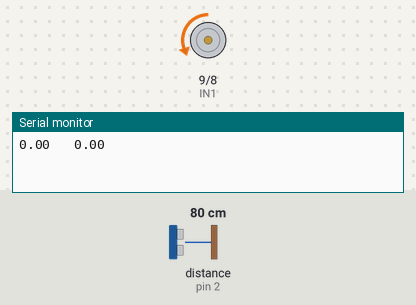
Bench run of a sketch on a simulated Arduino Uno, built with avr-gcc and run on an emulated ATmega328P. Shown: motor-driver pin pairs drawn as motors (green arrow = first pin HIGH = forward, orange = second pin HIGH = backward, longer = more drive, scaled by the enable pin), the last lines printed to the serial monitor. The inputs (shaded band) are chosen by the test bench; at power-on: distance to the obstacle (sensor on pin 2) 80 cm. The echo pulse lasts 58.3 µs per cm.

Above: at 0.09 s.
At 4.17 s:
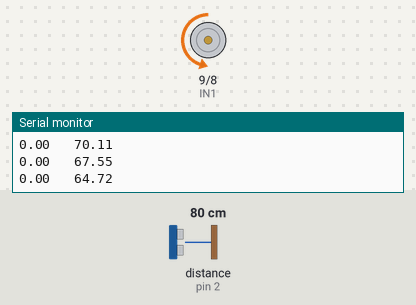
At 7.68 s:
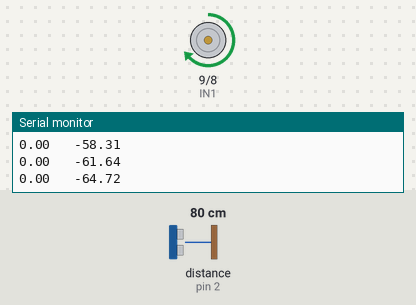
At 15.39 s:
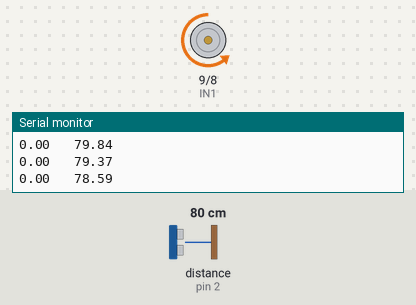
Timing chart, 0 to 15.7 s (numbered marks = the images above):
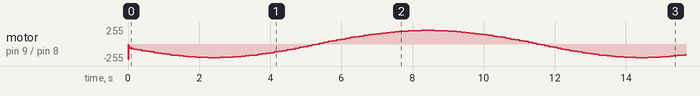

The sketch:

rpm_pwm_encoder.ino
```cpp
#define _60secInMicrisec 60000000.0f
#define GearRatio 34.0f
#define EncoderCPR 360
#define pi 3.1415f
int ENA=10;  // to EnA of L298
int IN1=9;   // to IN1 of L298
int IN2=8;   // to IN2 of L298
const byte ChA = 2; // to ENA (OutA / ChA) of Encoder
const byte ChB = 3; // to ENB (OutA / ChA) of Encoder

volatile unsigned long _1RevDuration; // Duration of 1 Revolution
float rpm=0; // Motor Speed
volatile int feedbackDirection; // Direction Detected by Encoder
enum desiredDirection{ // Desired Direction
  CW = 0, // Clockwise
  CCW = 1 // Counter Clockwise
};

float pwm; // PWM to L298
long counter =0; // Counter for Sinusoidal PWM Generation

void setPWM(float outputPWM); // Apply PWM to motor (input between 0-100)
void setDirection(desiredDirection dir); // Select Direction of Rotation

void setup() {
  Serial.begin(1200);
  pinMode(ENA, OUTPUT);
  pinMode(IN1, OUTPUT);
  pinMode(IN2, OUTPUT);
  setDirection(CW); // set Initial Diretion to Clockwise
  setPWM(90); // initialize Motor
  attachInterrupt(digitalPinToInterrupt(ChA), checkDirection, RISING); // Define Pin ChA as Intrrupt Pin
}

void loop() {
  pwm = 80.0f*sin(2.0f*pi*counter/100.0f);
  counter += 1;
  if (pwm > 0)
    setDirection(CW);
  else
    setDirection(CCW);
  setPWM(fabs(pwm));
  //delay(100);
  _1RevDuration =  pulseIn(ChA, LOW,10000)*EncoderCPR*2; // Calculating the Duration of a Revolution in micro seconds
  if (_1RevDuration == 0) // Avoiding from Singularity Problem
    rpm = 0;
  else
    rpm = feedbackDirection*_60secInMicrisec/((float)_1RevDuration*GearRatio); // Calculating Motor RPM
  Serial.print(rpm);
  Serial.print("   ");
  Serial.println(pwm);
}

void setDirection(desiredDirection dir){
  switch(dir){
    case CW:
      digitalWrite(IN1,LOW);
      digitalWrite(IN2,HIGH);
      break;
    case CCW:
      digitalWrite(IN2,LOW);
      digitalWrite(IN1,HIGH);
      break;
  }
}
void setPWM(float outputPWM){
  analogWrite(ENA,outputPWM*255/100);
}
void checkDirection(){
  feedbackDirection = -2*bitRead(PIND,ChB)+1;
}
```
